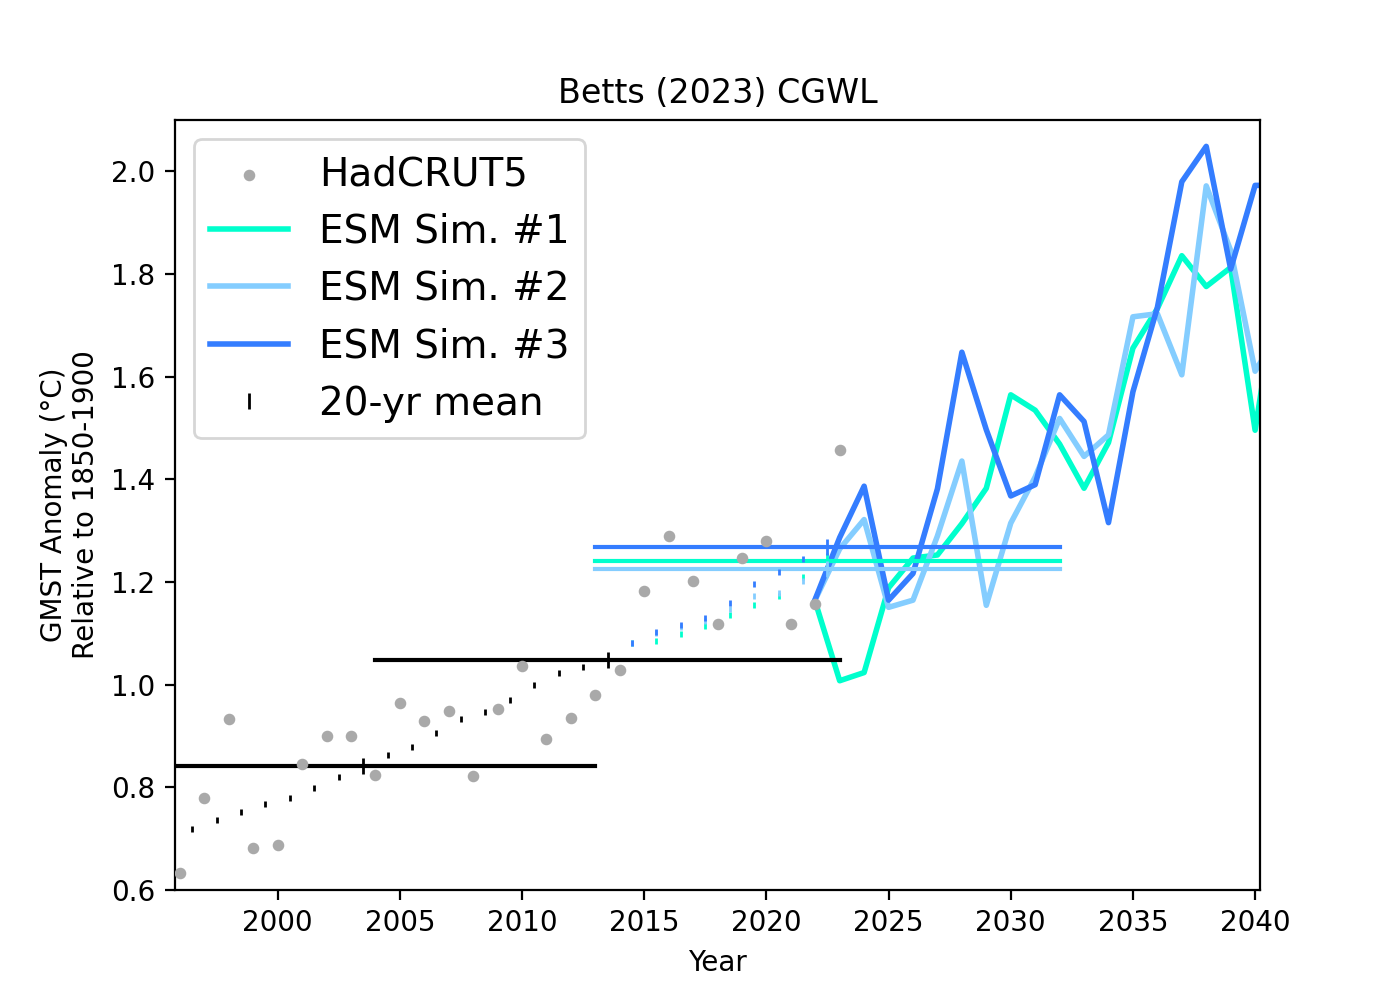

Write the Python code that produced this figure.
import matplotlib.pyplot as plt
import numpy as np
import pandas as pd

def colorgen(c,step,const):
    y=(((c+1)%3-1)*step[0], ((c//3+1)%3-1)*step[1], ((c//9+1)%3-1)*step[2])
    color=tuple( max(min(sum(t), 255),0) / 255 for t in zip(y,const))
    return color #


fig, ax = plt.subplots(1,1, figsize=(7, 5))

# Generate fictitious temperature data (for demonstration)
data = np.genfromtxt(open("toyKFmodelData8c.csv", "rb"),dtype=float, delimiter=',')
years=data[:,0]
years[0]=1850
nyrs = len(years)
temperature = data[:, 1]
offset_t = np.mean(temperature[0:51]) #1850-1900
temperature = temperature - offset_t


ax.scatter(years, temperature, color='darkgrey', label='HadCRUT5',s=10, zorder=3)
ax.set_xlabel('Year')
ax.set_ylabel('GMST Anomaly (°C)\nRelative to 1850-1900')
ax.set_xlim([1996-0.2,2040+0.2])
ax.set_ylim([0.6,2.1])

data_simulation = np.genfromtxt(open("all_nl_cesm2_ts_0000-0089.csv", "rb"),dtype=float, delimiter=',')

twTR=np.where(data_simulation == 0, float("nan"), data_simulation)

[sms, smyrs]=np.shape(twTR)
#dif=0.21
twTRmean=np.nanmean(twTR,axis=0)
offset_s = np.mean(twTRmean[0:51]) #1850-1900
sdate=1850
#data = np.genfromtxt(open("HadCRUT5.global.annual.csv", "rb"),dtype=float, delimiter=',')
dates=np.arange(sdate,sdate+smyrs)
twTR = twTR-offset_s
dists_23 = np.abs(twTR[:,2022-1850] - temperature[2022-1850])
order  = dists_23.argsort()

for r in range(1,4):
    ax.plot(dates[nyrs-2:],twTR[order[r-1],nyrs-2:],'-', color=colorgen(r*5,(80,80,80),(52,205,205)),
            linewidth=2,zorder=1, label = f"ESM Sim. #{r:1d}")


avg_len_l=10
avg_len_u=9 #actually 15 yrs below, that year, 14 yrs after
labeled=False
for i in range(1996-1850, len(years) - avg_len_u):
    lag_mean = np.mean(temperature[i-avg_len_l:i+avg_len_u])
    color = 'black' 
    if (i ) % (avg_len_l) == ((2024-1850) % avg_len_l):
        ax.plot([years[i-avg_len_l], years[i+avg_len_u]], [lag_mean, lag_mean], color=color)
        if not(labeled):
            ax.plot(years[i]-.5, lag_mean, '|', color=color, markersize=6,label='20-yr mean')
            labeled=True
        else:
            ax.plot(years[i]-.5, lag_mean, '|', color=color, markersize=6)
        
    else:
        ax.plot(years[i]-.5, lag_mean, '|', color=color, markersize=2)

for r in range(1,4):
    twTR_cur = twTR[order[r-1],nyrs:]
    color=colorgen(r*5,(80,80,80),(52,205,205))
    proj_temp = np.concatenate((temperature,twTR_cur)) 
    for i in range(len(years) - avg_len_u, 2024-1850):
        lag_mean = np.mean(proj_temp[i-avg_len_l:i+avg_len_u])
        if (i ) % (avg_len_l+avg_len_u-4) == 8:
            ax.plot([dates[i-avg_len_l], dates[i+avg_len_u]], [lag_mean, lag_mean], color=color)
            ax.plot(dates[i]-.5, lag_mean, '|', color=color, markersize=6)
        else:
            ax.plot(dates[i]-.5, lag_mean, '|', color=color, markersize=2)

ax.legend(prop={'size': 14})
ax.set_title("Betts (2023) CGWL")
plt.show()
